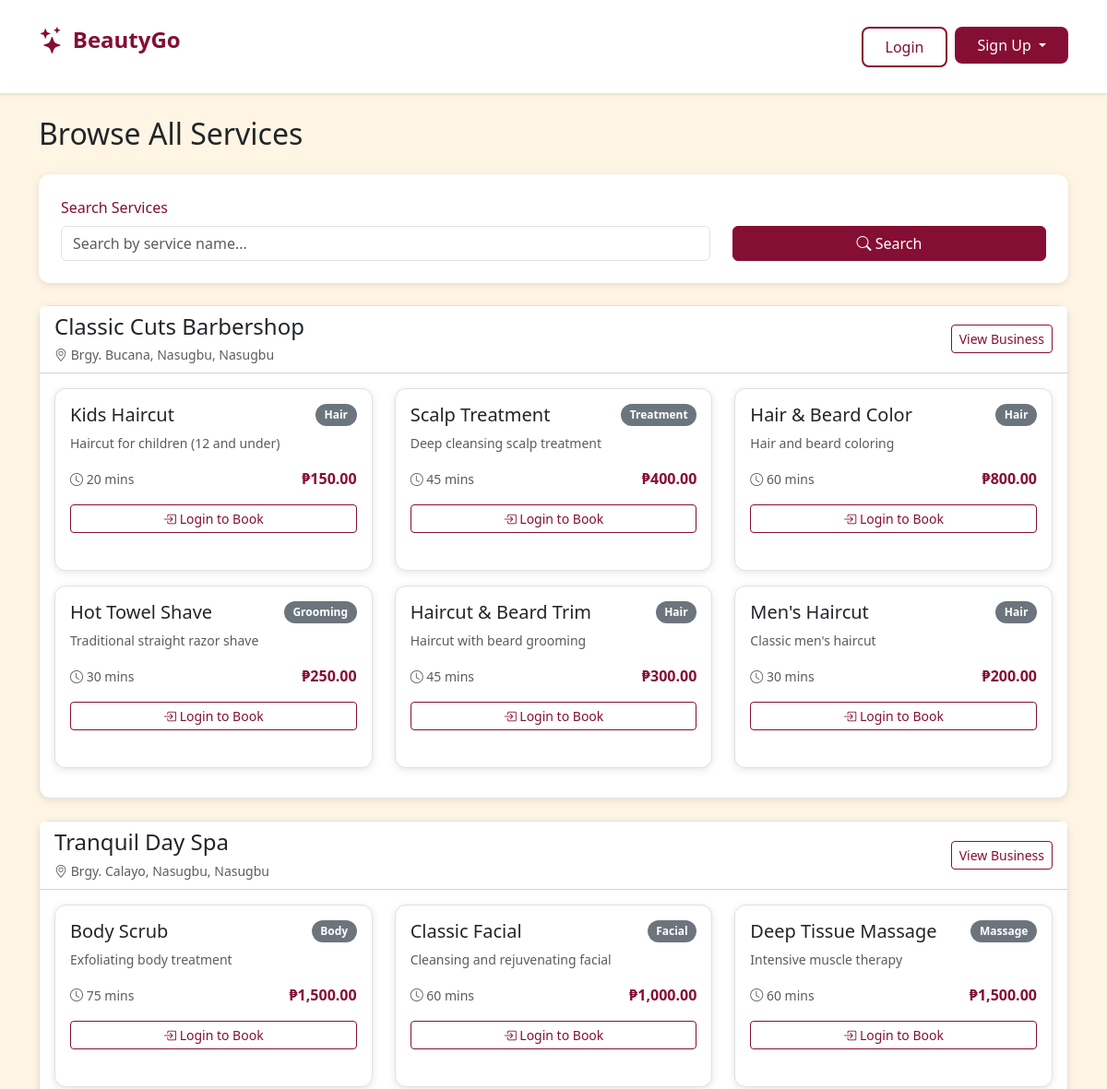
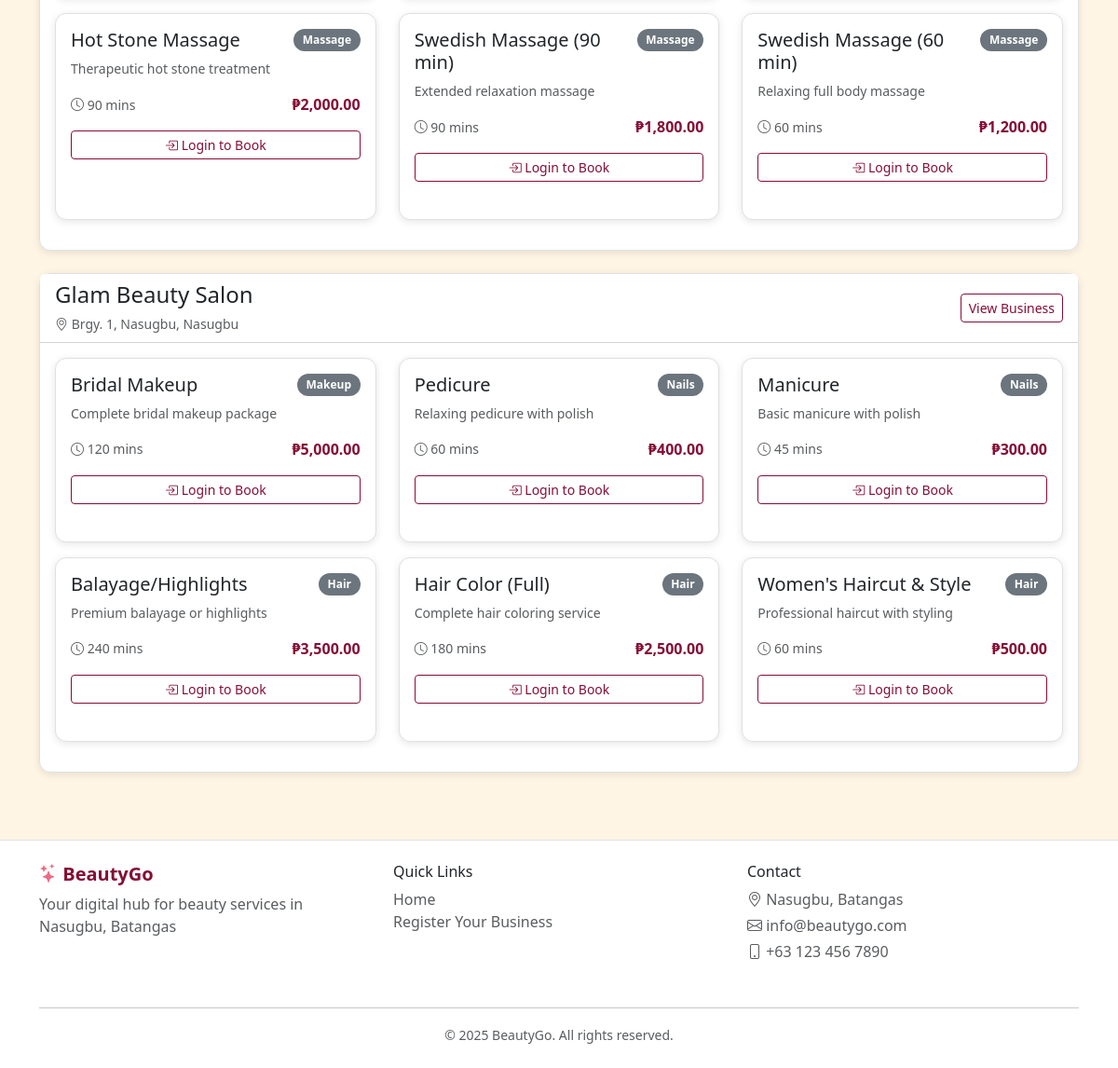
/services.php, run on the app's committed database (2 pictures, top to bottom).
### tables this page shows
CREATE TABLE `businesses` (
  `business_id` int(11) NOT NULL,
  `business_name` varchar(255) DEFAULT NULL,
  `business_type` varchar(255) DEFAULT NULL,
  `business_desc` text DEFAULT NULL,
  `business_num` varchar(255) DEFAULT NULL,
  `business_email` varchar(255) DEFAULT NULL,
  `business_password` varchar(255) DEFAULT NULL,
  `business_address` varchar(255) DEFAULT NULL,
  `opening_hour` time NOT NULL,
  `closing_hour` time NOT NULL,
  `city` varchar(50) NOT NULL,
  `location` point DEFAULT NULL
);

CREATE TABLE `services` (
  `service_id` int(11) NOT NULL,
  `business_id` int(11) DEFAULT NULL,
  `service_name` varchar(255) DEFAULT NULL,
  `service_type` varchar(255) DEFAULT NULL,
  `service_desc` text DEFAULT NULL,
  `cost` decimal(10,2) DEFAULT NULL COMMENT 'Price in PHP',
  `duration` int(11) DEFAULT NULL COMMENT 'Duration in minutes'
);

### backend/function_services.php (called while the page is built, shortened)
<?php
function getAllServices() {
    $conn = getDbConnection();
    $result = $conn->query("SELECT s.*, b.business_name, b.city FROM services s JOIN businesses b ON s.business_id = b.business_id ORDER BY s.service_id DESC");
    return $result->fetch_all(MYSQLI_ASSOC);
}
?>

### backend/function_businesses.php (called while the page is built, shortened)
<?php
function getBusinessById($id) {
    $conn = getDbConnection();
    $stmt = $conn->prepare("SELECT *, ST_X(location) AS longitude, ST_Y(location) AS latitude FROM businesses WHERE business_id = ?");
    $stmt->bind_param("i", $id);
    $stmt->execute();
    $result = $stmt->get_result();
    $data = $result->fetch_assoc();
    return $data;
}
?>

### backend/function_utilities.php (called while the page is built, shortened)
<?php
function isCustomerLoggedIn(): bool {
    return isset($_SESSION['customer_id']);
}
?>

### services.php (the view, shortened to what this page needs)
<?php
require_once 'backend/function_utilities.php';
require_once 'backend/function_services.php';
require_once 'backend/function_businesses.php';
$allServices = getAllServices();
$servicesByBusiness = [];
foreach ($allServices as $service) {
    if (!isset($servicesByBusiness[$service['business_id']])) {
        $servicesByBusiness[$service['business_id']] = [];
    }
    $servicesByBusiness[$service['business_id']][] = $service;
}
include 'includes/header.php';
?>
<main>
    <div class="container my-4">
        <h2 class="mb-4">Browse All Services</h2>
        <div class="filter-section mb-4">
            <div class="row align-items-end">
                <div class="col-md-8 mb-3 mb-md-0">
                    <label for="searchServices" class="form-label">Search Services</label>
                    <input type="text" class="form-control" id="searchServices" placeholder="Search by service name..." onkeyup="filterServices()">
                </div>
                <div class="col-md-4">
                    <button class="btn btn-primary w-100" onclick="filterServices()">
                        <i class="bi bi-search"></i> Search
                    </button>
                </div>
            </div>
        </div>
        <?php if (empty($servicesByBusiness)): ?>
            <div class="card">
                <div class="card-body">
                    <div class="empty-state">
                        <i class="bi bi-clipboard-x"></i>
                        <h4>No Services Available</h4>
                        <p>Check back later for available services</p>
                    </div>
                </div>
            </div>
        <?php else: ?>
            <?php foreach ($servicesByBusiness as $businessId => $services): ?>
                <?php
                $business = getBusinessById($businessId);
                ?>
                <div class="card mb-4 business-services-card">
                    <div class="card-header bg-white">
                        <div class="d-flex justify-content-between align-items-center">
                            <div>
                                <h4 class="mb-1"><?php echo htmlspecialchars($business['business_name']); ?></h4>
                                <small class="text-muted">
                                    <i class="bi bi-geo-alt"></i> <?php echo htmlspecialchars($business['business_address'] . ', ' . $business['city']); ?>
                                </small>
                            </div>
                            <a href="business-detail.php?id=<?php echo $business['business_id']; ?>" class="btn btn-outline-primary btn-sm">
                                View Business
                            </a>
                        </div>
                    </div>
                    <div class="card-body">
                        <div class="row">
                            <?php foreach ($services as $service): ?>
                                <div class="col-md-6 col-lg-4 mb-3 service-card" data-service-name="<?php echo strtolower($service['service_name']); ?>">
                                    <div class="card h-100">
                                        <div class="card-body">
                                            <div class="d-flex justify-content-between align-items-start mb-2">
                                                <h5 class="card-title mb-0"><?php echo htmlspecialchars($service['service_name']); ?></h5>
                                                <?php if (!empty($service['service_type'])): ?>
                                                    <span class="badge bg-secondary"><?php echo htmlspecialchars($service['service_type']); ?></span>
                                                <?php endif; ?>
                                            </div>
                                            <?php if (!empty($service['service_desc'])): ?>
                                                <p class="card-text text-muted small"><?php echo htmlspecialchars($service['service_desc']); ?></p>
                                            <?php endif; ?>
                                            <div class="d-flex justify-content-between align-items-center mb-3">
                                                <small class="text-muted">
                                                    <i class="bi bi-clock"></i> <?php echo $service['duration']; ?> mins
                                                </small>
                                                <strong style="color: var(--color-burgundy);">₱<?php echo number_format($service['cost'], 2); ?></strong>
                                            </div>
                                            <?php if (isCustomerLoggedIn()): ?>
                                                <a href="booking.php?business_id=<?php echo $business['business_id']; ?>&service_id=<?php echo $service['service_id']; ?>" class="btn btn-primary btn-sm w-100">
                                                    <i class="bi bi-calendar-check"></i> Book Now
                                                </a>
                                            <?php else: ?>
                                                <a href="login.php" class="btn btn-outline-primary btn-sm w-100">
                                                    <i class="bi bi-box-arrow-in-right"></i> Login to Book
                                                </a>
                                            <?php endif; ?>
                                        </div>
                                    </div>
                                </div>
                            <?php endforeach; ?>
                        </div>
                    </div>
                </div>
            <?php endforeach; ?>
        <?php endif; ?>
    </div>
</main>
<?php include 'includes/footer.php'; ?>

### css/styles.css (style rules this page uses)
:root { --color-burgundy: #850E35; --color-rose: #EE6983; --color-pink: #FFC4C4; --color-cream: #FFF5E4; }
body { background-color: var(--color-cream); min-height: 100vh; display: flex; flex-direction: column; }
main { flex: 1; }
.btn-primary { background-color: var(--color-burgundy); border-color: var(--color-burgundy); }
.btn-outline-primary { color: var(--color-burgundy); border-color: var(--color-burgundy); }
.card { border: none; border-radius: 12px; box-shadow: 0 2px 8px rgba(0, 0, 0, 0.1); transition: transform 0.3s, box-shadow 0.3s; margin-bottom: 1.5rem; }
.badge { padding: 0.5em 0.8em; border-radius: 20px; }
.form-label { color: var(--color-burgundy); }
.filter-section { background-color: white; padding: 1.5rem; border-radius: 12px; box-shadow: 0 2px 8px rgba(0, 0, 0, 0.1); margin-bottom: 2rem; }

### services.php (style rules this page uses)
.business-services-card { border: 1px solid #dee2e6; }
.service-card .card { border: 1px solid #e0e0e0; transition: transform 0.2s, box-shadow 0.2s; }

### data on the page
businesses: business_name "Classic Cuts Barbershop", business_address+city "Brgy. Bucana, Nasugbu, Nasugbu"
services: service_name "Kids Haircut", service_type "Hair", service_desc "Haircut for children (12 and under)", duration "20", cost "150.00"
services: service_name "Scalp Treatment", service_type "Treatment", service_desc "Deep cleansing scalp treatment", duration "45", cost "400.00"
services: service_name "Hair & Beard Color", service_type "Hair", service_desc "Hair and beard coloring", duration "60", cost "800.00"
services: service_name "Hot Towel Shave", service_type "Grooming", service_desc "Traditional straight razor shave", duration "30", cost "250.00"
services: service_name "Haircut & Beard Trim", service_type "Hair", service_desc "Haircut with beard grooming", duration "45", cost "300.00"
services: service_name "Men's Haircut", service_type "Hair", service_desc "Classic men's haircut", duration "30", cost "200.00"
businesses: business_name "Tranquil Day Spa", business_address+city "Brgy. Calayo, Nasugbu, Nasugbu"
services: service_name "Body Scrub", service_type "Body", service_desc "Exfoliating body treatment", duration "75", cost "1,500.00"
services: service_name "Classic Facial", service_type "Facial", service_desc "Cleansing and rejuvenating facial", duration "60", cost "1,000.00"
services: service_name "Deep Tissue Massage", service_type "Massage", service_desc "Intensive muscle therapy", duration "60", cost "1,500.00"
services: service_name "Hot Stone Massage", service_type "Massage", service_desc "Therapeutic hot stone treatment", duration "90", cost "2,000.00"
services: service_name "Swedish Massage (90 min)", service_type "Massage", service_desc "Extended relaxation massage", duration "90", cost "1,800.00"
services: service_name "Swedish Massage (60 min)", service_type "Massage", service_desc "Relaxing full body massage", duration "60", cost "1,200.00"
businesses: business_name "Glam Beauty Salon", business_address+city "Brgy. 1, Nasugbu, Nasugbu"
services: service_name "Bridal Makeup", service_type "Makeup", service_desc "Complete bridal makeup package", duration "120", cost "5,000.00"
services: service_name "Pedicure", service_type "Nails", service_desc "Relaxing pedicure with polish", duration "60", cost "400.00"
services: service_name "Manicure", service_type "Nails", service_desc "Basic manicure with polish", duration "45", cost "300.00"
services: service_name "Balayage/Highlights", service_type "Hair", service_desc "Premium balayage or highlights", duration "240", cost "3,500.00"
services: service_name "Hair Color (Full)", service_type "Hair", service_desc "Complete hair coloring service", duration "180", cost "2,500.00"
services: service_name "Women's Haircut & Style", service_type "Hair", service_desc "Professional haircut with styling", duration "60", cost "500.00"
